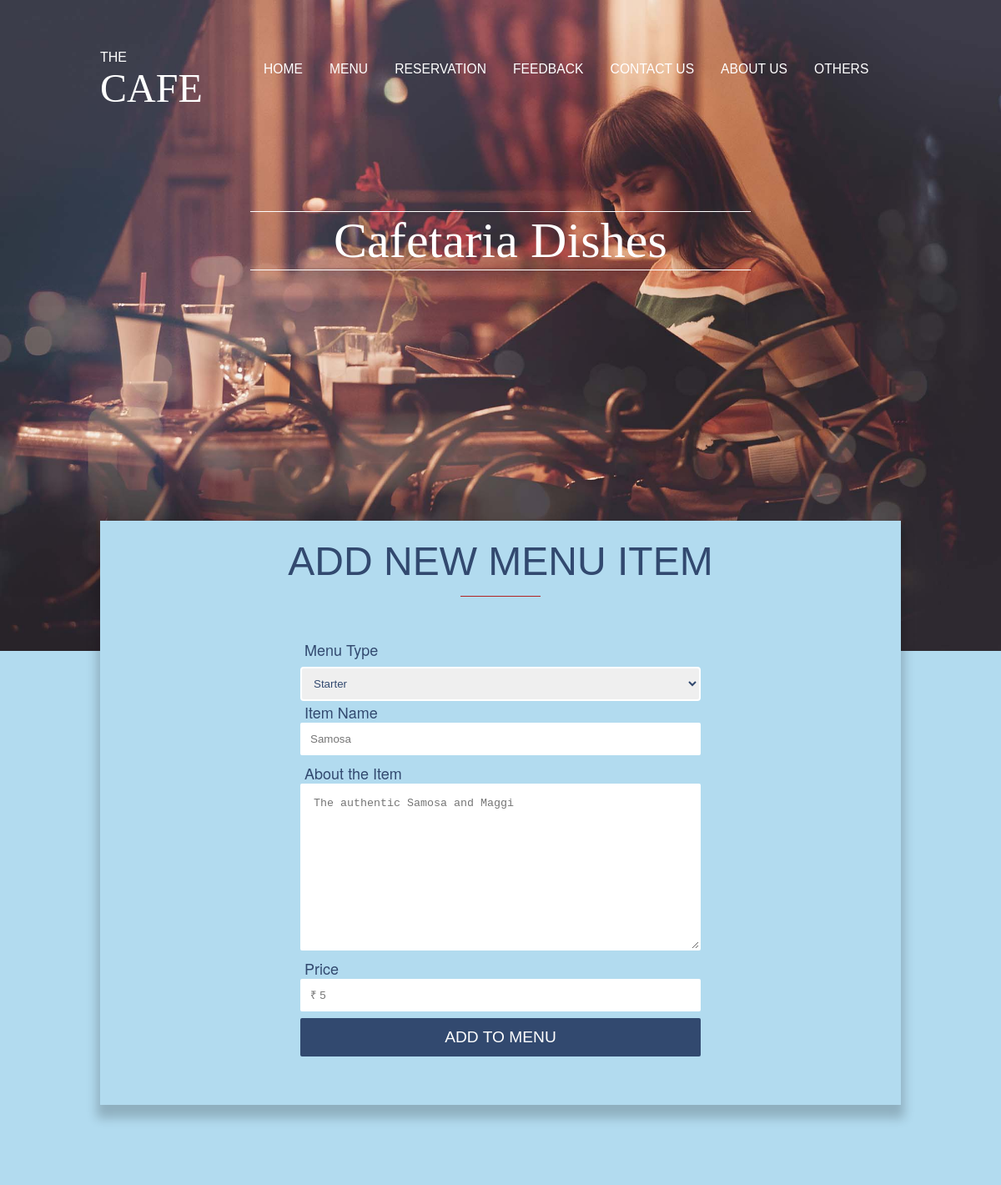
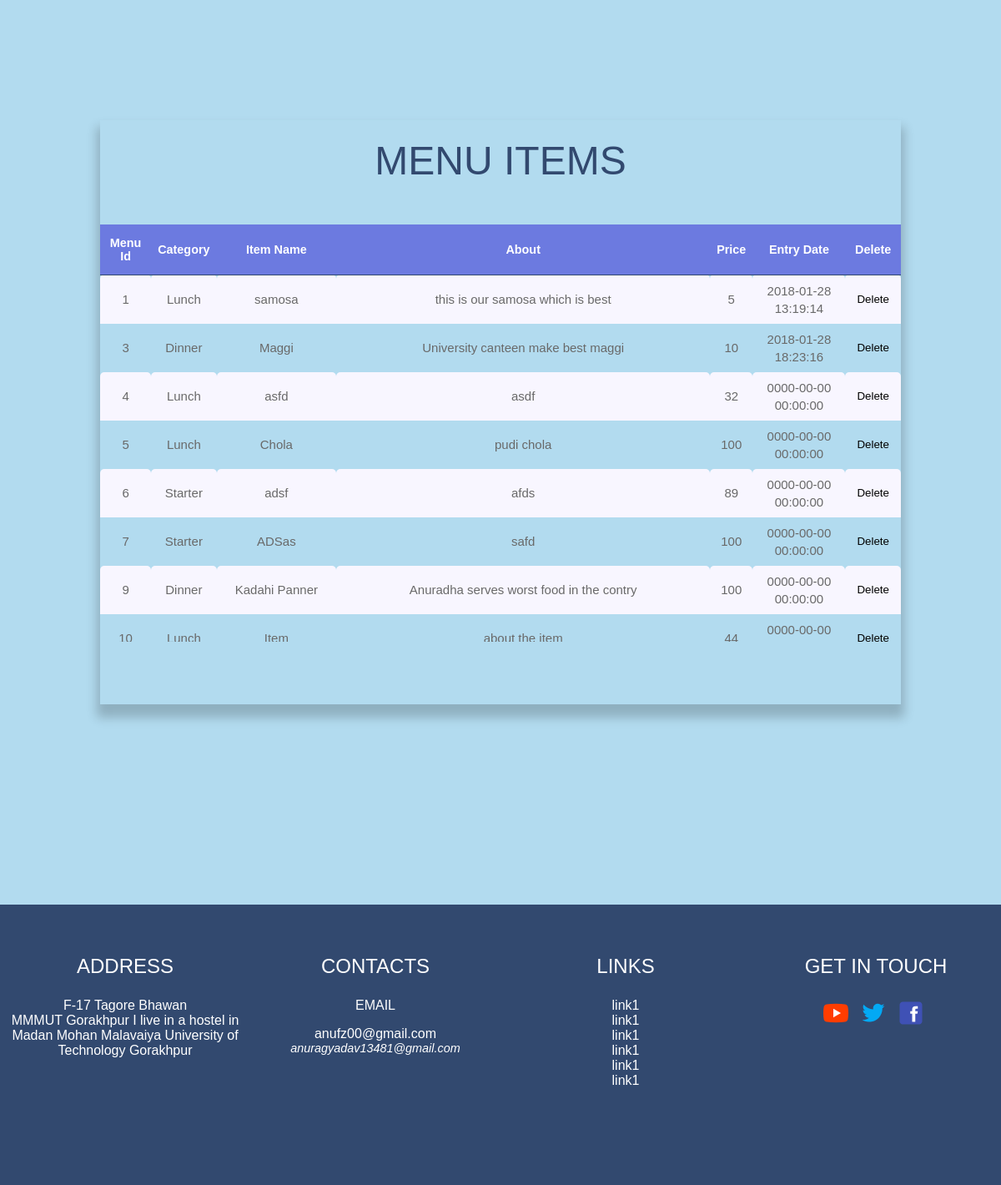
/admin/menu.php, run on the app's committed database (2 pictures, top to bottom).
### tables this page shows
CREATE TABLE `menus` (
  `menu_id` int(10) UNSIGNED NOT NULL,
  `category_id` int(10) UNSIGNED NOT NULL,
  `name` varchar(40) NOT NULL,
  `info` varchar(100) DEFAULT NULL,
  `price` int(4) NOT NULL,
  `date_entered` datetime NOT NULL
);

CREATE TABLE `menu_category` (
  `category_id` int(10) UNSIGNED NOT NULL,
  `name` varchar(50) NOT NULL
);

### admin/menu.php (the view, shortened to what this page needs)
<?php $page_title='Menu';
require('./../mysqli_connect.php');
?>
<html>
<head>
    <link rel="stylesheet" type="text/css" href="./css/menu.css" />
    <link rel="stylesheet" type="text/css" href="./../css/footer.css" />
    <link rel="stylesheet" type="text/css" href="./../css/customer-header.css" />
</head>
<body>
    <?php
        include('./includes/header.php');
    ?>
    <div class="menu-main-heading">
        <?php $heading = 'Cafetaria Dishes';?>
        <p class="menu-title">
            <?php echo $heading;?>
        </p>
    </div>
    <div class="parent" style="margin-top:25%">
        <div class="child" style="background-color: #b2dbef;">
            <p class="card-main-heading">ADD NEW MENU ITEM </p>
            <div style="border-bottom:1px solid firebrick; margin:auto;width:10%; margin-top:15px"></div>
            <div class="container">
                <form id="form" action="<?php $_SERVER['PHP_SELF'];?>" method="post">
                    <label class="inputLbl">Menu Type</label>
                    <br />
                    <?php
                         $type = array(1=>'Starter', 'Lunch','Dinner');
                        echo '<select name="cat">';
                        foreach($type as $key => $value){
                        echo "<option value=\"$key\">$value</option> \n";
                        }
                        echo '</select>';
                    ?>
                        <br />
                        <label class="inputLbl">Item Name</label>
                        <br />
                        <input name="item_name" type="text" maxlength="100" placeholder="Samosa" required="" />
                        <br />
                        <label class="inputLbl">About the Item</label>
                        <br />
                        <textarea name="item_info" placeholder="The authentic Samosa and Maggi" required="" style="height:200px;"></textarea>
                        <br />
                        <label class="inputLbl">Price</label>
                        <br />
                        <input name="price" type="text" maxlength="100" placeholder="&#8377;&nbsp;5" required="" />
                        <br />
                        <input class="signup-btn" name="submitBtn" type="submit" value="ADD TO MENU" />
                        <br />
                </form>
            </div>
        </div>
    </div>
    <div class="parent">
        <div class="child" style="background-color: #b2dbef;">
            <p class="card-main-heading">MENU ITEMS </p>
            <?php
                $q = "SELECT m.menu_id as id, c.name as category, m.name, m.info, m.price, m.date_entered FROM menus as m INNER JOIN menu_category as c ON m.category_id=c.category_id";
                $res = @mysqli_query($dbc,$q);
                if($res){
                    echo '<div class="table-container">';
                    echo '<table align="center">
                        <tr><th>Menu Id</th><th>Category</th><th>Item Name</th><th>About</th><th>Price</th><th>Entry Date</th><th>Delete</th>
                    ';
                    while($row = mysqli_fetch_array($res, MYSQLI_ASSOC)){
                        echo '<tr><td>'.$row['id'].'</td><td>'.$row['category'].'</td><td>'.$row['name'].'</td><td>'.$row['info'].'</td><td>'.$row['price'].'</td><td>'.$row['date_entered'].'</td><td><button>Delete</button></td>';
                    }
                    echo '</table>';
                    echo '</div>';
                }
                else{
                    echo '<h1>Current menu items can\'t be retrieved Sorry for any Inconvinience</h1>';
                    echo '<p>'.mysqli_error($dbc).'<br /><br />Query:'.$q;
                    mysqli_close($dbc);
                }
            ?>
        </div>
    </div>
    <?php include('./../includes/footer.php')?>
</body>
</html>

### admin/css/menu.css (style rules this page uses)
body { width: 100%; margin: 0px; padding: 0px; background-color: #b2dbef; background-image: url('./../../images/rest2.jpeg'); background-repeat: no-repeat; background-size: contain; }
input[type=submit] { background-color: #32496f; width: 100%; padding: 10px; border-radius: 2px; box-sizing: border-box; border: 2px solid #32496f; resize: both; margin: 0px 0px 8px 0px; cursor: pointer; font-size: 120%; color: white; }
input[type=text] { box-sizing: border-box; width: 100%; padding: 10px; border-radius: 2px; box-sizing: border-box; border: 2px solid white; resize: both; margin: 0px 0px 8px 0px; }
textarea { width: 100%; padding: 14px; border-radius: 2px; box-sizing: border-box; border: 2px solid white; resize: both; margin: 0px 0px 8px 0px; }
.parent { width: 80%; margin: 0 auto; margin-top: 10%; margin-bottom: 20%; }
.child { width: 100%; min-height: 700px; background-color: rgba(208, 222, 245); box-shadow: 0px 12px 12px 4px rgba(0, 0, 0, 0.2); }
.container { padding-top: 50px; width: 50%; margin: 0 auto; }
.card-main-heading { font-family: sans-serif; font-size: 4vw; text-align: center; color: #32496f; line-height: 1; padding-top: 25px; margin: 0; padding-bottom: 2; }
select { margin-top: 8px; width: 100%; border: 2px solid white; border-radius: 4px; cursor: pointer; color: #32496f; padding: 10px; }
.inputLbl { font-family: "Helvetica Neue", Helvetica, Arial, sans-serif; color: #32496f; padding: 5px; font-size: 1.5vw; }
.table-container { margin-top: 50px; height: 500px; overflow-y: auto; overflow-x: auto; }
table { border-radius: 5px; width: 100%; border-collapse: collapse; }
table tr td { font-family: sans-serif; border-radius: 5px 5px 0px 0px; text-align: center; height: 40px; padding: 8px; font-size: 15px; line-height: 1.4; color: dimgray; }
table th { font-family: sans-serif; color: white; font-size: 1.2vw; font-weight: 600; background-color: #6c7ae0; padding: 8px; height: 60px; border-bottom: 1px solid #32496f; }
tr:nth-child(even) { background-color: #f8f6ff; }
button { outline: none !important; border: none; background: transparent; }
.menu-main-heading { border-top: 1px solid white; border-bottom: 1px solid white; width: 50%; margin: auto; box-sizing: border-box; margin-top: 120px; }
.menu-title { text-align: center; margin: 0px; padding: 0px; color: white; font-family: cursive; font-size: 5vw; letter-spacing: .01vw; }

### data on the page
menus: menu_id "1", category.name "Lunch", name "samosa", info "this is our samosa which is best", price "5", date_entered "2018-01-28 13:19:14"
menus: menu_id "3", category.name "Dinner", name "Maggi", info "University canteen make best maggi", price "10", date_entered "2018-01-28 18:23:16"
menus: menu_id "4", category.name "Lunch", name "asfd", info "asdf", price "32", date_entered "0000-00-00 00:00:00"
menus: menu_id "5", category.name "Lunch", name "Chola", info "pudi chola", price "100", date_entered "0000-00-00 00:00:00"
menus: menu_id "6", category.name "Starter", name "adsf", info "afds", price "89", date_entered "0000-00-00 00:00:00"
menus: menu_id "7", category.name "Starter", name "ADSas", info "safd", price "100", date_entered "0000-00-00 00:00:00"
menus: menu_id "9", category.name "Dinner", name "Kadahi Panner", info "Anuradha serves worst food in the contry", price "100", date_entered "0000-00-00 00:00:00"
menus: menu_id "10", category.name "Lunch", name "Item", info "about the item", price "44", date_entered "0000-00-00…"

### other printed values
$heading "CAFE"
$heading "Cafetaria Dishes"
form field cat "Starter"
